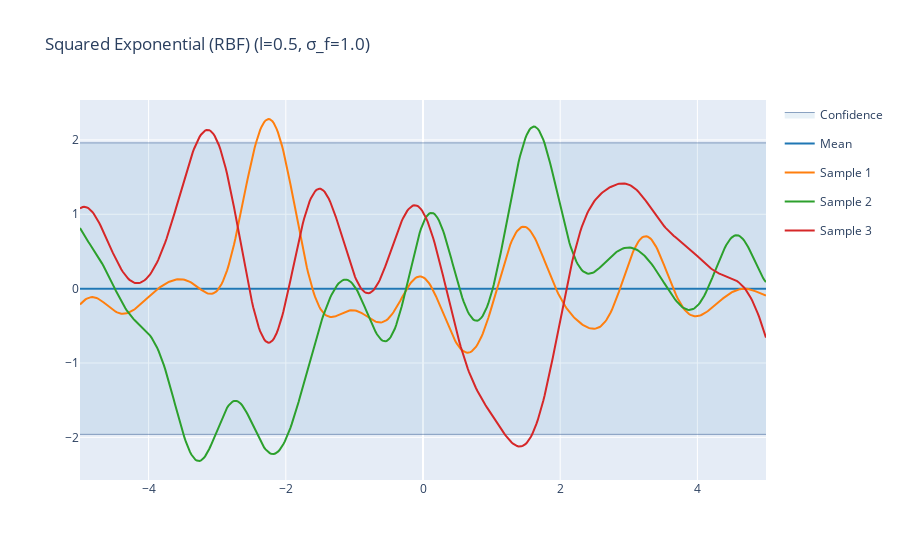

Here is the notebook cell this chart was saved with:
### Code cell
# UNCOMMENT THESE TO TAKE A CLOSER LOOK AT ONE OF THE PRIOR PLOTS ABOVE.
plotly_gp(mu, rbf_cov, X, samples=rbf_samples, title=rbf_title)
# plotly_gp(mu, gamma_cov, X, samples=gamma_samples, title=gamma_title)
# plotly_gp(mu, rq_cov, X, samples=rq_samples, title=rq_title)
# plotly_gp(mu, nn_cov, X, samples=nn_samples, title=nn_title)
# plotly_gp(mu, exp_cov, X, samples=exp_samples, title=exp_title)
# plotly_gp(mu, poly_cov, X, samples=poly_samples, title=poly_title)

### Figure 1 — Plotly figure (JSON) as saved in the notebook; plotly's stock layout.template omitted (floating-point values rounded to 4 significant figures; data arrays with more than 128 entries replaced by an {"elided": "..."} marker saying what was removed)
{"data": [{"fillcolor": "rgba(31, 119, 180, 0.1)", "legendgroup": "Confidence_fill_(layout.XAxis(),layout.YAxis())", "line": {"color": "#204a87", "width": 0.5}, "name": "Confidence", "showlegend": false, "type": "scatter", "x": {"elided": "500 float values"}, "y": {"elided": "500 float values"}}, {"fill": "tonextx", "fillcolor": "rgba(31, 119, 180, 0.1)", "legendgroup": "Confidence_fill_(layout.XAxis(),layout.YAxis())", "line": {"color": "#204a87", "width": 0.5}, "name": "Confidence", "showlegend": true, "type": "scatter", "x": {"elided": "500 float values"}, "y": {"elided": "500 float values"}}, {"line": {"color": "#1f77b4"}, "name": "Mean", "type": "scatter", "x": {"elided": "500 float values"}, "y": {"elided": "500 int values"}}, {"line": {"color": "#ff7f0e"}, "name": "Sample 1", "type": "scatter", "x": {"elided": "500 float values"}, "y": {"elided": "500 float values"}}, {"line": {"color": "#2ca02c"}, "name": "Sample 2", "type": "scatter", "x": {"elided": "500 float values"}, "y": {"elided": "500 float values"}}, {"line": {"color": "#d62728"}, "name": "Sample 3", "type": "scatter", "x": {"elided": "500 float values"}, "y": {"elided": "500 float values"}}], "layout": {"hovermode": "x", "title": {"text": "Squared Exponential (RBF) (l=0.5, σ_f=1.0)"}}}
